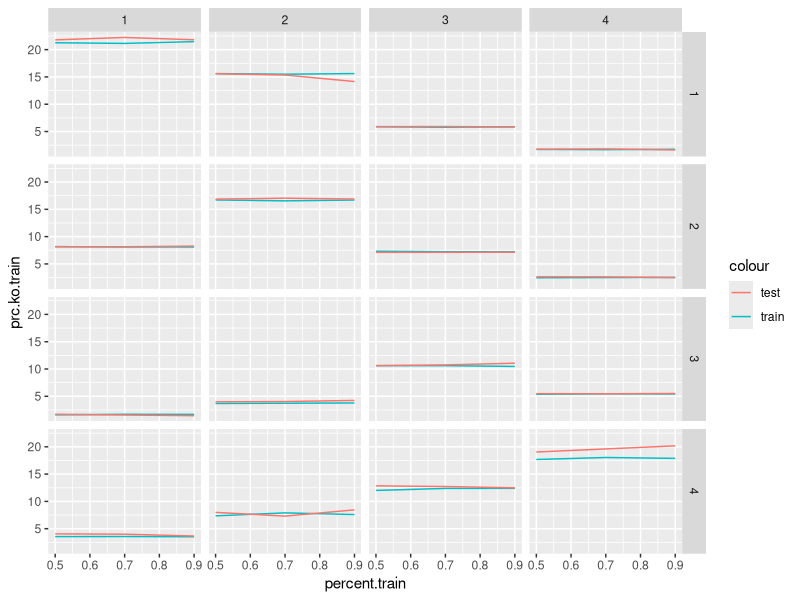

Here is the R script that generated this plot:
library(ggplot2)

result <- read.csv(file="result_transition_G.csv")

ggplot(result) + 
  geom_line(aes(x=percent.train, y=prc.ko.train, color="train")) + 
  geom_line(aes(x=percent.train, y=prc.ko.test, color="test")) + 
  facet_grid(debut ~ fin)
